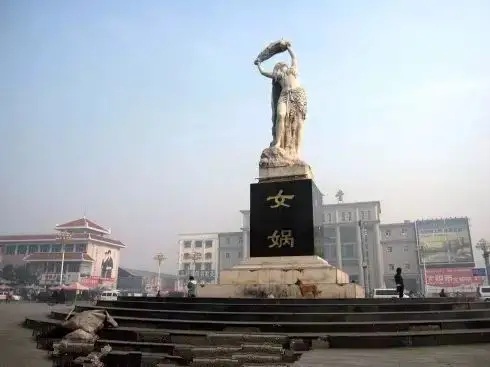
#> input picture nvwa.jpg, 490 x 367 px, found by its file name
$ python 'edge extracting.py'
#> lines starting #> are read from the running program, lines starting #| are printed output that depends on the picture; after the words box and inside, x2 and y2 are one past the last pixel; in counts of white or black regions, pixels touching at a corner belong together
import cv2
import matplotlib.pyplot as plt

# 1.转化为灰度图
img = cv2.imread('./pictures/nvwa.jpg')
#> img is the input picture: shape (367, 490, 3); mean B, G, R 171, 164.8, 159.2
gray = cv2.cvtColor(img, cv2.COLOR_BGR2GRAY)
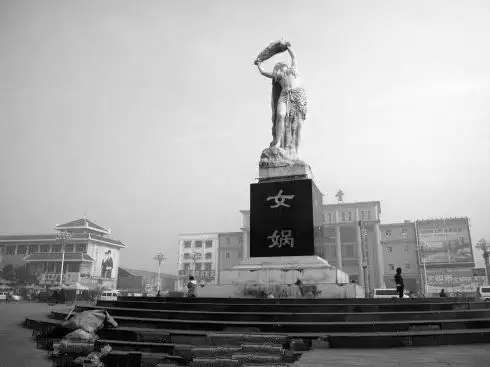
#> gray: shape (367, 490); min 0, max 254, mean 163.8

# 2.高斯模糊
gaussian = cv2.GaussianBlur(gray, (5, 5), 6)
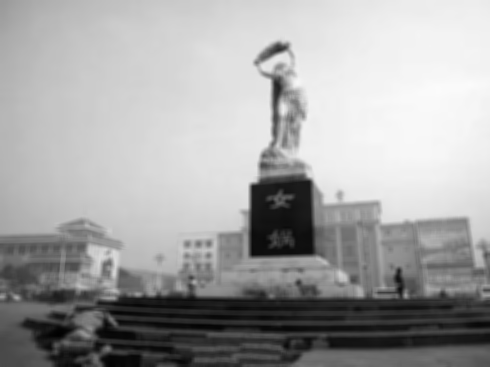
#> gaussian: shape (367, 490); min 1, max 251, mean 163.8
# 3.Canny边缘提取
canny = cv2.Canny(gaussian, 50, 150)
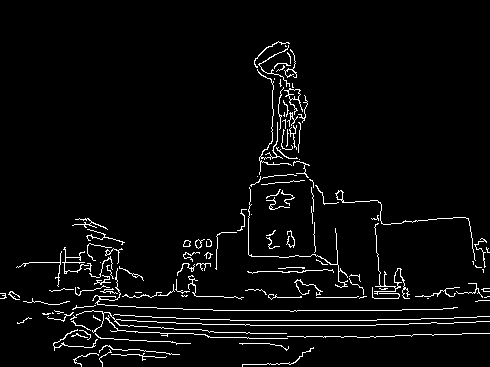
#> canny: shape (367, 490); 3.9% white in thin lines or dots, all inside (x1, y1, x2, y2) = (0, 41, 490, 367)


plt.figure(figsize=(10,14))

plt.subplot(231)
plt.imshow(img, cmap='gray')
plt.title('Origin')

plt.subplot(232)
plt.imshow(gaussian, cmap='gray')
plt.title('Gaussian')

plt.subplot(233)
plt.imshow(canny, cmap='gray')
plt.title('Canny')
plt.show()
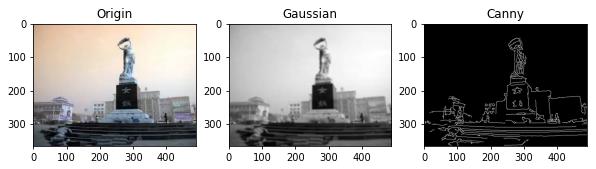
#> figure drawn by matplotlib, 3 panels; B, G, R data is drawn as R, G, B

$ run again, with tower.jpg copied over nvwa.jpg
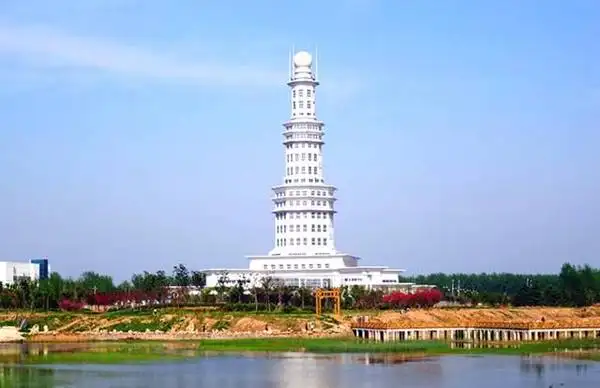
#> input picture tower.jpg, 600 x 388 px, found by its file name
#> img is the input picture: shape (388, 600, 3); mean B, G, R 198.2, 175, 155.4
#> `canny = cv2.Canny(gaussian, 50, 150)`:
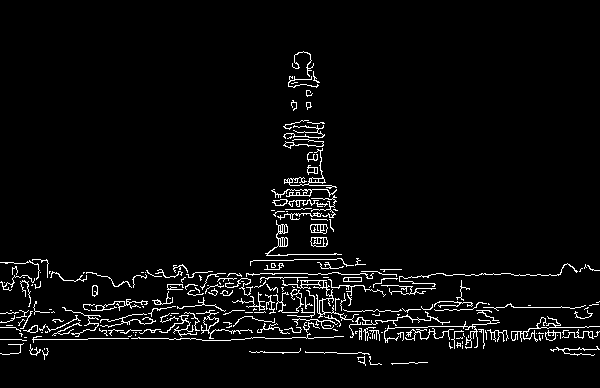
#> canny: shape (388, 600); 4% white in thin lines or dots, all inside (x1, y1, x2, y2) = (0, 51, 600, 366)
#> `plt.show()`:
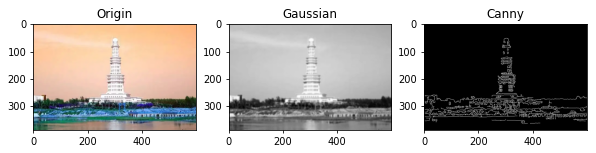
#> figure drawn by matplotlib, 3 panels; B, G, R data is drawn as R, G, B
